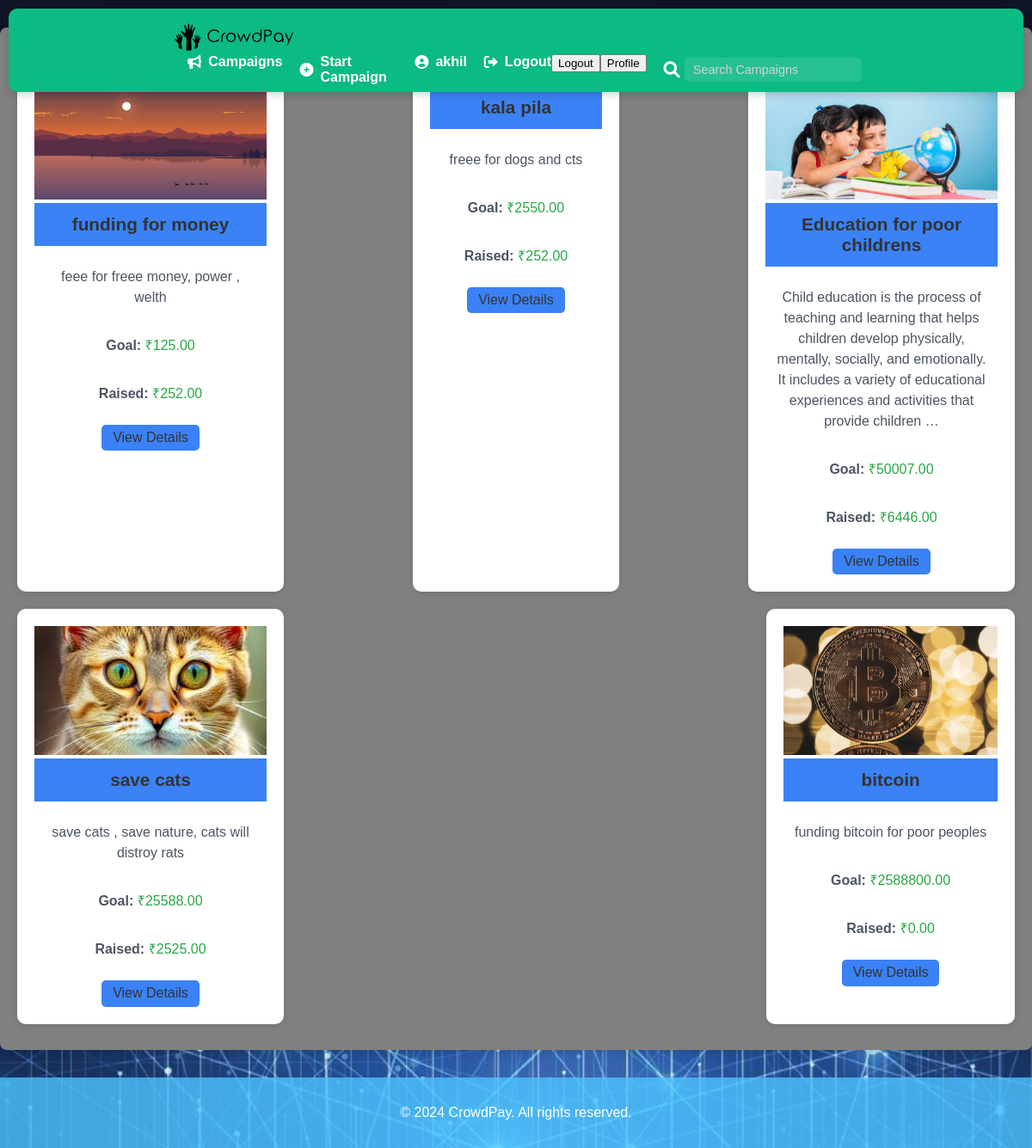
Page /campaigns/ (signed in) on the committed database.
### mainapp/models.py (models this page shows, shortened)
class Campaign(models.Model):
    title = models.CharField(max_length=255)
    description = models.TextField()
    goal = models.DecimalField(max_digits=10, decimal_places=2, help_text="Enter amount in rupees")
    raised_amount = models.DecimalField(max_digits=10, decimal_places=2, default=0)
    image = models.ImageField(upload_to='campaign_images/')
    created_at = models.DateTimeField(auto_now_add=True)
    user = models.ForeignKey(User, on_delete=models.CASCADE)
    approved = models.BooleanField(default=False)  # Admin approval field

### mainapp/views.py (the view)
# urls.py: path('campaigns/', campaign_view, name='campaign_list'),
def campaign_view(request):
    campaigns = Campaign.objects.filter(approved=True)  # Display only approved campaigns
    return render(request, 'campaign_list.html', {'campaigns': campaigns})

### template/campaign_list.html (shortened to what this page needs)
{% extends 'base.html' %}
{% load static %}
{% block content %}
<div class="campaign-list">
    <div class="campaign-container">
        {% for campaign in campaigns %}
            <div class="campaign-card">
                {% if campaign.image %}
                    <img src="{{ campaign.image.url }}" alt="{{ campaign.title }} image">
                {% endif %}
                <h3><a href="{% url 'campaign_detail' campaign.id %}">{{ campaign.title }}</a></h3>
                <p>{{ campaign.description|truncatewords:30 }}</p>
                <div class="p-4 flex justify-between items-center">
                    <p class="goal">Goal: <span>₹{{ campaign.goal }}</span></p>
                    <p class="raised">Raised: <span>₹{{ campaign.raised_amount }}</span></p>
                </div>
                <div class="p-4 text-right">
                    <a href="{% url 'campaign_detail' campaign.id %}" class="view-details-button">View Details</a>
                </div>
            </div>
        {% endfor %}
    </div>
</div>
{% endblock %}

### template/base.html (shortened to what this page needs)
{% load static %}
<!DOCTYPE html>
<html lang="en">
<head>
    <link rel="stylesheet" href="{% static 'css/styles.css' %}">
    <link rel="stylesheet" href="https://cdnjs.cloudflare.com/ajax/libs/font-awesome/6.0.0-beta3/css/all.min.css">
</head>
<body>
    <header>
        <div class="container">
            <a href="{% url 'home' %}" class="logo">
                <img src="{% static 'images/logo.svg' %}" alt="CrowdPay Logo" height="45">
            </a>
            {% if request.resolver_match.url_name != 'login' %}
            <nav>
                <ul>
                    <li><a href="{% url 'campaign_list' %}"><i class="fas fa-bullhorn"></i> Campaigns</a></li>
                    <li><a href="{% url 'create_campaign' %}"><i class="fas fa-plus-circle"></i> Start Campaign</a></li>
                    {% if user.is_authenticated %}
                        <li><a href="{% url 'profile' %}"><i class="fas fa-user-circle"></i> {{ user.username }}</a></li>
                        <li><a href="{% url 'logout' %}"><i class="fas fa-sign-out-alt"></i> Logout</a></li>
                        <form action="{% url 'logout' %}" method="post">
                            <button type="submit" class="profile-button logout-button">Logout</button>
                        </form>
                        <form action="{% url 'profile' %}" method="get">
                            <button type="submit" class="profile-button">Profile</button>
                            </form>
                    {% else %}
                        <li><a href="{% url 'login' %}"><i class="fas fa-sign-in-alt"></i> Login</a></li>
                        <li><a href="{% url 'signup' %}"><i class="fas fa-user-plus"></i> Sign Up</a></li>
                    {% endif %}
                </ul>
                <div class="search-container">
                    <i class="fas fa-search search-icon"></i>
                    <input type="text" placeholder="Search Campaigns">
                </div>
            </nav>
            {% endif %}
        </div>
    </header>
    <main>
        {% block content %}{% endblock %}
    </main>
    {% if request.resolver_match.url_name != 'login' %}
    <footer>
        <div class="container">
            <p>&copy; 2024 CrowdPay. All rights reserved.</p>
        </div>
    </footer>
    {% endif %}
</body>
</html>

### static/css/styles.css (style rules this page uses)
body { font-family: 'Montserrat', sans-serif; margin: 0; padding: 0; background-image: url("/static/images/blue.jpg"); background-size: cover; background-position: center; background-repeat: no-repeat; display: flex; flex-direction: column; height: 100%; }
.container { width: 70%; max-width: 1400px; margin: 0 auto; padding: 0 20px; }
header { background-color: #0cba83; color: #FFFFFF; padding: 0.5em 1em; display: flex; justify-content: space-between; align-items: center; position: fixed; left: 10px; right: 10px; top: 10px; border-radius: 10px; z-index: 70; box-shadow: 0 4px 8px rgba(0, 0, 0, 0.15); }
header .logo { display: flex; align-items: center; margin-right: auto; }
header .logo img { height: 45px; }
nav { margin-left: auto; display: flex; align-items: center; }
nav ul { list-style: none; margin: 0; padding: 0; display: flex; }
nav ul li { margin-left: 20px; position: relative; }
nav ul li a { color: #FFFFFF; text-decoration: none; font-weight: bold; display: flex; align-items: center; transition: color 0.3s, transform 0.2s; }
nav ul li a i { margin-right: 8px; }
.search-container { display: flex; align-items: center; margin-left: 20px; }
.search-icon { color: #FFFFFF; font-size: 1.2em; margin-right: 5px; transition: color 0.3s, transform 0.2s; }
.search-container input[type="text"] { padding: 6px 10px; border: none; border-radius: 5px; outline: none; font-size: 0.9em; background-color: rgba(255, 255, 255, 0.1); color: #FFFFFF; transition: background-color 0.3s, color 0.3s; }
.search-container input[type="text"]::placeholder { color: #D3D3D3; }
main { padding: 2em 0; flex: 1; }
footer { background-color: rgba(77, 195, 255, 0.8); color: white; text-align: center; padding: 1em; }
.campaign-list { display: flex; flex-wrap: wrap; gap: 20px; margin: 20px auto; justify-content: center; }
.campaign-card { background-color: rgba(255, 255, 255, 0.9); border-radius: 10px; box-shadow: 0 4px 8px rgba(0, 0, 0, 0.1); padding: 20px; max-width: 300px; transition: transform 0.2s, box-shadow 0.2s; text-align: center; }
.campaign-card h3 { font-size: 1.5em; margin: 0 0 10px; }
.campaign-card a { text-decoration: none; color: #333; transition: color 0.3s; }
.campaign-card .goal, .campaign-card .raised { font-weight: bold; }
.campaign-card .goal span, .campaign-card .raised span { color: #28a745; }

### template/campaign_list.html (style rules this page uses)
body { background-color: #f8fafc; font-family: 'Arial', sans-serif; }
.campaign-list { max-width: 1200px; margin: 0 auto; padding: 20px; background: grey; border-radius: 8px; box-shadow: 0 4px 10px rgba(0, 0, 0, 0.1); }
.campaign-container { display: flex; flex-wrap: wrap; justify-content: space-between; padding: 10px 0; gap: 20px; }
.campaign-card { background-color: #ffffff; border-radius: 10px; box-shadow: 0 2px 8px rgba(0, 0, 0, 0.1); overflow: hidden; min-width: 200px; max-width: calc(25% - 20px); transition: transform 0.3s, box-shadow 0.3s; }
.campaign-card img { width: 100%; height: 150px; object-fit: cover; }
.campaign-card h3 { font-size: 1.3rem; background-color: #3b82f6; color: white; padding: 0.8rem; margin: 0; }
.campaign-card p { color: #4b5563; padding: 0.5rem 0.8rem; line-height: 1.5; }
.goal, .raised { font-weight: bold; }
.goal span, .raised span { font-weight: normal; }
.view-details-button { display: inline-block; background-color: #3b82f6; color: white; padding: 0.4rem 0.8rem; border-radius: 5px; text-decoration: none; transition: background-color 0.3s; }

### rows in the picture
Campaign: image (picture), title "funding for money", description "feee for freee money, power , welth", goal "125.00", raised_amount "252.00"
Campaign: title "kala pila", description "freee for dogs and cts", goal "2550.00", raised_amount "252.00"
Campaign: image (picture), title "Education for poor childrens", description "Child education is the process of teaching and learning that helps children develop physically, mentally, socially, and emotionally. It includes a variety of educational experiences and activities that provide children …", goal "50007.00", raised_amount "6446.00"
Campaign: image (picture), title "save cats", description "save cats , save nature, cats will distroy rats", goal "25588.00", raised_amount "2525.00"
Campaign: image (picture), title "bitcoin", description "funding bitcoin for poor peoples", goal "2588800.00", raised_amount "0.00"

### other values in the picture
{{ user.username }} "akhil"
